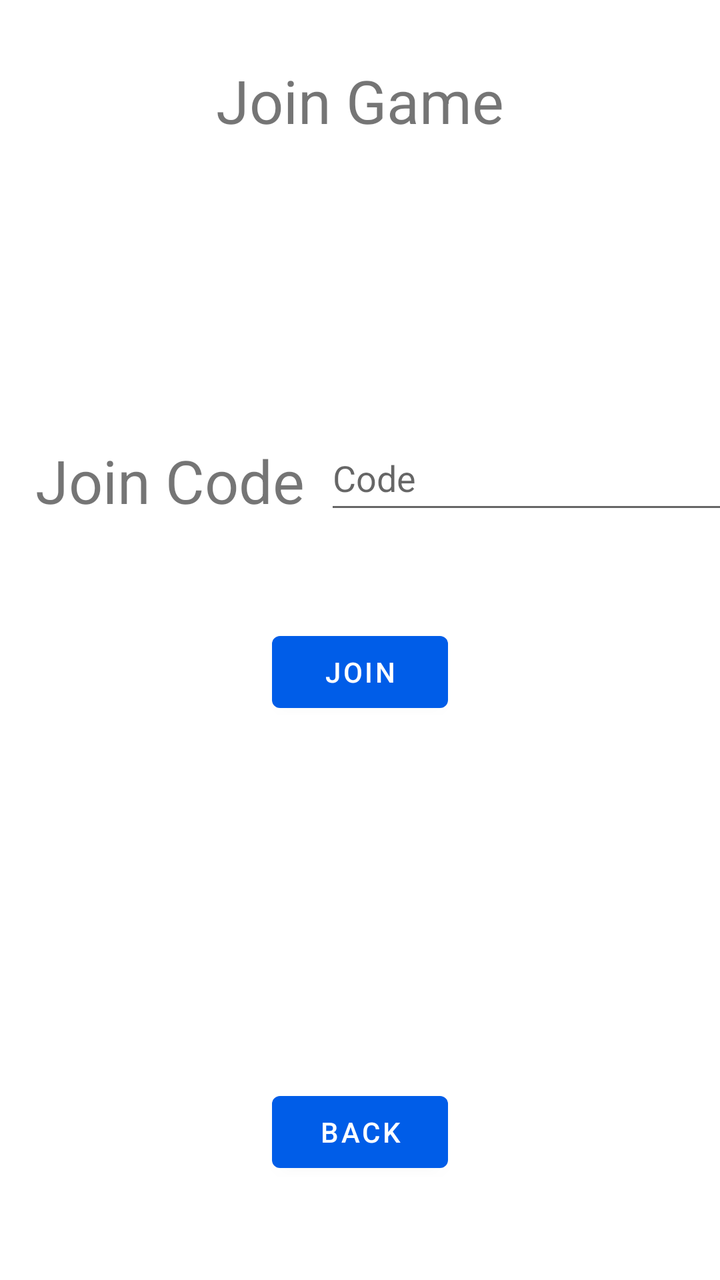
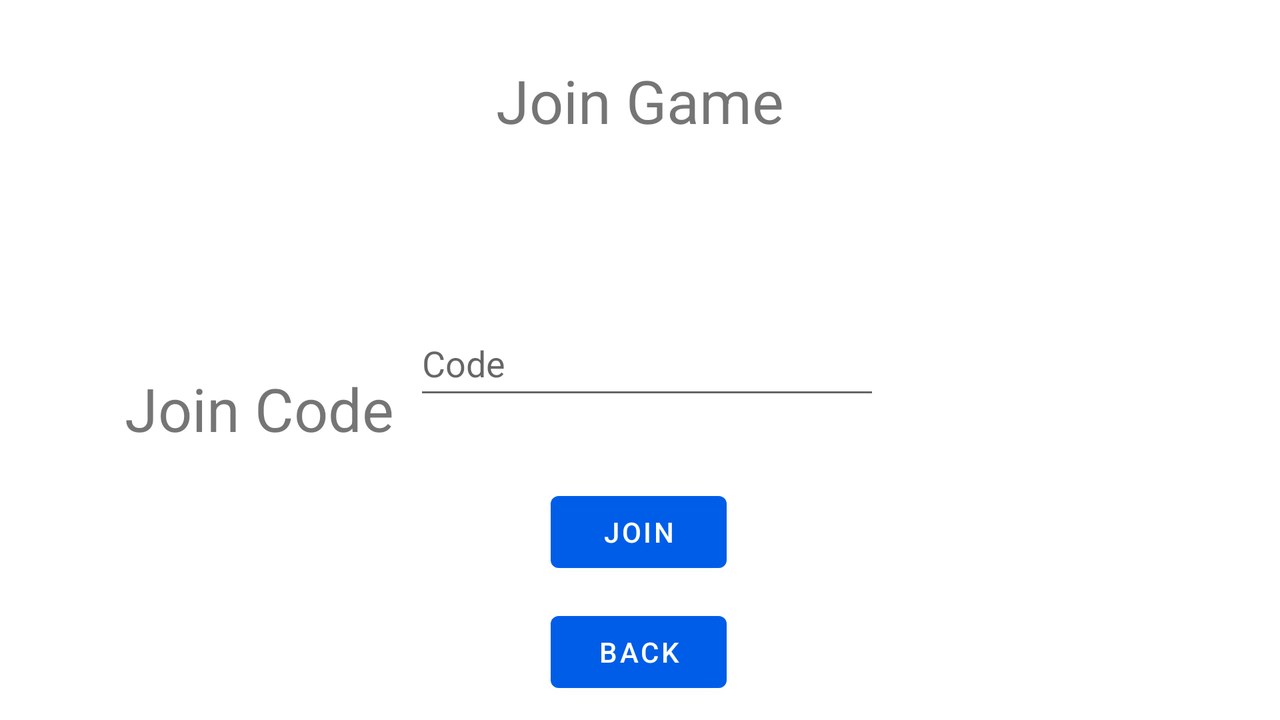

One screen, two layout resources from the same app: the default and the repository's alternative for another configuration. Each is rendered where Android would select it; the XML of both is given below.
<!-- AndroidManifest.xml: application theme Theme.AceIt -->
<!-- res/layout/join_game.xml -->
<?xml version="1.0" encoding="utf-8"?>
<androidx.constraintlayout.widget.ConstraintLayout xmlns:android="http://schemas.android.com/apk/res/android"
    xmlns:app="http://schemas.android.com/apk/res-auto"
    xmlns:tools="http://schemas.android.com/tools"
    android:layout_width="match_parent"
    android:layout_height="match_parent"
    tools:context=".CatchTheDealerLobby">

    <TextView
        android:id="@+id/joinGame"
        android:layout_width="wrap_content"
        android:layout_height="wrap_content"
        android:layout_marginTop="30dp"
        android:text="@string/join_game"
        android:textSize="30sp"
        app:layout_constraintEnd_toEndOf="parent"
        app:layout_constraintStart_toStartOf="parent"
        app:layout_constraintTop_toTopOf="parent" />

    <EditText
        android:id="@+id/join_code_field"
        android:layout_width="233dp"
        android:layout_height="49dp"
        android:layout_marginStart="10dp"
        android:layout_marginTop="213dp"
        android:ems="10"
        android:hint="@string/code"
        android:inputType="textPersonName"
        app:layout_constraintStart_toEndOf="@+id/join_code_text"
        app:layout_constraintTop_toTopOf="parent" />

    <Button
        android:id="@+id/join_lobby_button"
        android:layout_width="wrap_content"
        android:layout_height="wrap_content"
        android:layout_marginTop="50dp"
        android:text="@string/join"
        app:layout_constraintEnd_toEndOf="parent"
        app:layout_constraintStart_toStartOf="parent"
        app:layout_constraintTop_toBottomOf="@+id/join_code_field" />

    <TextView
        android:id="@+id/join_code_text"
        android:layout_width="wrap_content"
        android:layout_height="wrap_content"
        android:layout_marginStart="5dp"
        android:layout_marginTop="220dp"
        android:text="@string/join_code"
        android:textSize="30sp"
        app:layout_constraintEnd_toEndOf="parent"
        app:layout_constraintHorizontal_bias="0.057"
        app:layout_constraintStart_toStartOf="parent"
        app:layout_constraintTop_toTopOf="parent" />

    <Button
        android:id="@+id/button_back"
        android:layout_width="wrap_content"
        android:layout_height="48dp"
        android:layout_marginBottom="50dp"
        android:text="@string/back"
        app:layout_constraintBottom_toBottomOf="parent"
        app:layout_constraintEnd_toEndOf="parent"
        app:layout_constraintStart_toStartOf="parent" />
</androidx.constraintlayout.widget.ConstraintLayout>
<!-- resources referenced by this layout -->
<resources>
  <string name="back">Back</string>
  <string name="code">Code</string>
  <string name="join">Join</string>
  <string name="join_code">Join Code</string>
  <string name="join_game">Join Game</string>
  <style name="Theme.AceIt" parent="Theme.MaterialComponents.DayNight.DarkActionBar">
          
          <item name="colorPrimary">@color/blue_600</item>
          <item name="colorPrimaryVariant">@color/blue_800</item>
          <item name="colorOnPrimary">@color/white</item>
          
          <item name="colorSecondary">@color/teal_200</item>
          <item name="colorSecondaryVariant">@color/teal_700</item>
          <item name="colorOnSecondary">@color/black</item>
          
          <item name="android:statusBarColor" tools:targetApi="l">?attr/colorPrimaryVariant</item>
          
      </style>
  <color name="blue_600">#005DE8</color>
  <color name="blue_800">#00359C</color>
  <color name="white">#FFFFFFFF</color>
  <color name="teal_200">#FF03DAC5</color>
  <color name="teal_700">#FF018786</color>
  <color name="black">#FF000000</color>
</resources>
<!-- res/layout-land/join_game.xml (the repository's variant of the layout above) -->
<!-- drawn on the phone turned sideways -->
<?xml version="1.0" encoding="utf-8"?>
<androidx.constraintlayout.widget.ConstraintLayout xmlns:android="http://schemas.android.com/apk/res/android"
    xmlns:app="http://schemas.android.com/apk/res-auto"
    xmlns:tools="http://schemas.android.com/tools"
    android:layout_width="match_parent"
    android:layout_height="match_parent"
    tools:context=".CatchTheDealerLobby">

    <TextView
        android:id="@+id/joinGame"
        android:layout_width="wrap_content"
        android:layout_height="wrap_content"
        android:layout_marginTop="30dp"
        android:text="@string/join_game"
        android:textSize="30sp"
        app:layout_constraintEnd_toEndOf="parent"
        app:layout_constraintStart_toStartOf="parent"
        app:layout_constraintTop_toTopOf="parent" />

    <EditText
        android:id="@+id/join_code_field"
        android:layout_width="233dp"
        android:layout_height="49dp"
        android:layout_marginEnd="200dp"
        android:ems="10"
        android:hint="@string/code"
        android:inputType="textPersonName"
        app:layout_constraintBottom_toBottomOf="parent"
        app:layout_constraintEnd_toEndOf="parent"
        app:layout_constraintTop_toTopOf="parent" />

    <Button
        android:id="@+id/join_lobby_button"
        android:layout_width="wrap_content"
        android:layout_height="wrap_content"
        android:layout_marginBottom="60dp"
        android:text="@string/join"
        app:layout_constraintBottom_toBottomOf="@+id/button_back"
        app:layout_constraintEnd_toEndOf="parent"
        app:layout_constraintHorizontal_bias="0.499"
        app:layout_constraintStart_toStartOf="parent" />

    <TextView
        android:id="@+id/join_code_text"
        android:layout_width="wrap_content"
        android:layout_height="wrap_content"
        android:layout_marginTop="184dp"
        android:layout_marginEnd="10dp"
        android:text="@string/join_code"
        android:textSize="30sp"
        app:layout_constraintEnd_toStartOf="@+id/join_code_field"
        app:layout_constraintTop_toTopOf="parent" />

    <Button
        android:id="@+id/button_back"
        android:layout_width="wrap_content"
        android:layout_height="48dp"
        android:layout_marginBottom="10dp"
        android:text="@string/back"
        app:layout_constraintBottom_toBottomOf="parent"
        app:layout_constraintEnd_toEndOf="parent"
        app:layout_constraintHorizontal_bias="0.499"
        app:layout_constraintStart_toStartOf="parent" />
</androidx.constraintlayout.widget.ConstraintLayout>
